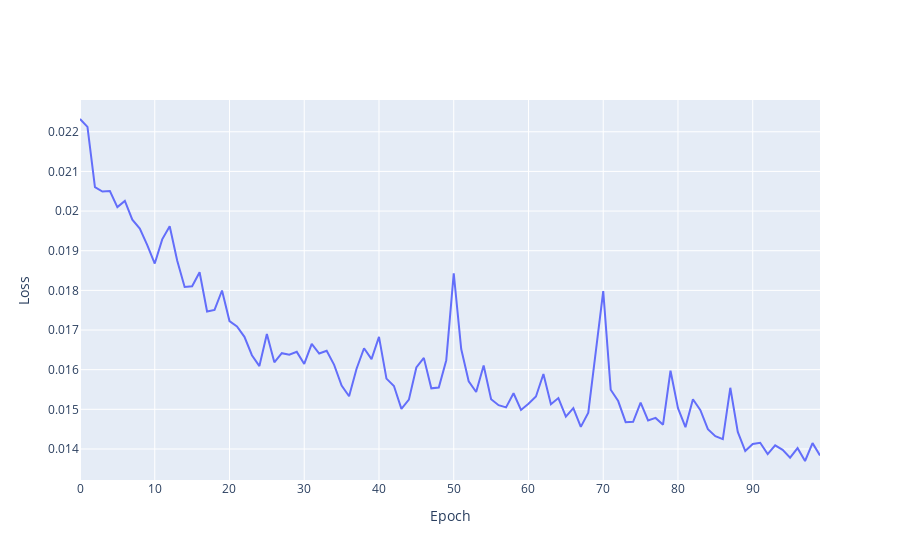

Notebook cell for this chart:
### Code cell
loss = history.history['loss']
layout = go.Layout(
    xaxis={'title':'Epoch'},
    yaxis={'title':'Loss'}
)
fig = go.Figure([
    go.Scatter(x=list(range(100)), y=loss, mode='lines',name = 'Training Loss')
], layout=layout)
fig.show()
